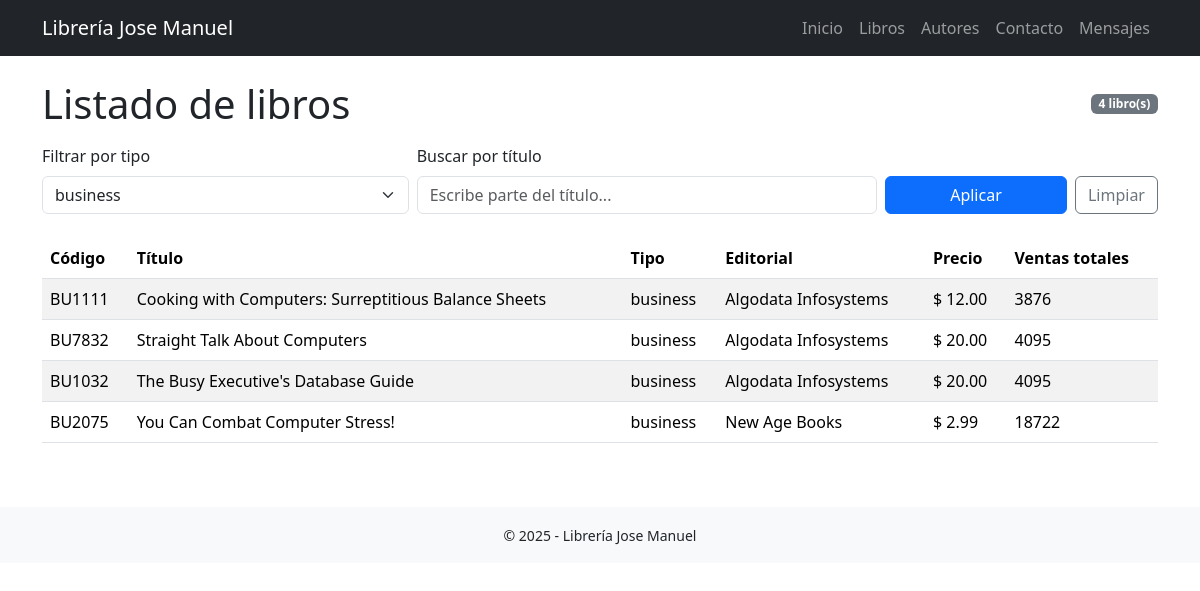
/pages/libros.php?tipo=business, run on the app's committed database.
### tables this page shows
CREATE TABLE `titulos` (
  `id_titulo` varchar(6) NOT NULL,
  `titulo` varchar(60) NOT NULL,
  `tipo` varchar(15) NOT NULL,
  `id_pub` varchar(4) NOT NULL,
  `precio` double DEFAULT NULL,
  `avance` double DEFAULT NULL,
  `total_ventas` int DEFAULT NULL,
  `notas` varchar(255) NOT NULL,
  `fecha_pub` datetime NOT NULL,
  `contrato` varchar(1) NOT NULL,
  PRIMARY KEY (`id_titulo`)
);

CREATE TABLE `publicadores` (
  `id_pub` varchar(4) NOT NULL,
  `nombre_pub` varchar(30) NOT NULL,
  `ciudad` varchar(15) NOT NULL,
  `estado` varchar(2) NOT NULL,
  PRIMARY KEY (`id_pub`)
);

### pages/libros.php (the view, shortened to what this page needs)
<?php
require_once __DIR__ . '/../config/db.php';
include __DIR__ . '/../includes/header.php';
$sqlTipos = "SELECT DISTINCT tipo FROM titulos ORDER BY tipo";
$tiposStmt = $pdo->query($sqlTipos);
$tipos = $tiposStmt->fetchAll(PDO::FETCH_COLUMN);
$tipoSeleccionado = isset($_GET['tipo']) ? trim($_GET['tipo']) : '';
$busqueda = isset($_GET['q']) ? trim($_GET['q']) : '';
$sql = "
    SELECT
        t.id_titulo,
        t.titulo,
        t.tipo,
        p.nombre_pub AS editorial,
        t.precio,
        t.total_ventas
    FROM titulos t
    LEFT JOIN publicadores p ON t.id_pub = p.id_pub
";
$condiciones = [];
$params = [];
if ($tipoSeleccionado !== '') {
    $condiciones[] = 't.tipo = ?';
    $params[] = $tipoSeleccionado;
}
if ($condiciones) {
    $sql .= ' WHERE ' . implode(' AND ', $condiciones);
}
$sql .= ' ORDER BY t.titulo';
$stmt = $pdo->prepare($sql);
$stmt->execute($params);
$libros = $stmt->fetchAll();
?>
<div class="container mt-4">
    <div class="d-flex justify-content-between align-items-center mb-3">
        <h1 class="mb-0">Listado de libros</h1>
        <span class="badge bg-secondary badge-count">
            <?= count($libros) ?> libro(s)
        </span>
    </div>
    <form method="GET" class="row g-2 mb-4 filtros-libros">
        <div class="col-md-4">
            <label class="form-label">Filtrar por tipo</label>
            <select name="tipo" class="form-select">
                <?php foreach ($tipos as $tipo): ?>
                    <option value="<?= htmlspecialchars($tipo) ?>"
                        <?= $tipo === $tipoSeleccionado ? 'selected' : '' ?>>
                        <?= htmlspecialchars($tipo) ?>
                    </option>
                <?php endforeach; ?>
            </select>
        </div>
        <div class="col-md-5">
            <label class="form-label">Buscar por título</label>
            <input
                type="text"
                name="q"
                class="form-control"
                placeholder="Escribe parte del título..."
                value="<?= htmlspecialchars($busqueda) ?>"
            >
        </div>
        <div class="col-md-3 d-flex align-items-end gap-2">
            <button type="submit" class="btn btn-primary w-100">
                Aplicar
            </button>
            <a href="libros.php" class="btn btn-outline-secondary">
                Limpiar
            </a>
        </div>
    </form>
    <?php if (count($libros) === 0): ?>
        <div class="alert alert-info">
            No se encontraron libros con los criterios seleccionados.
        </div>
    <?php else: ?>
        <div class="table-responsive">
            <table class="table table-striped table-hover align-middle table-custom">
                <thead>
                    <tr>
                        <th>Código</th>
                        <th>Título</th>
                        <th>Tipo</th>
                        <th>Editorial</th>
                        <th>Precio</th>
                        <th>Ventas totales</th>
                    </tr>
                </thead>
                <tbody>
                    <?php foreach ($libros as $libro): ?>
                        <tr>
                            <td><?= htmlspecialchars($libro['id_titulo']) ?></td>
                            <td><?= htmlspecialchars($libro['titulo']) ?></td>
                            <td><?= htmlspecialchars($libro['tipo']) ?></td>
                            <td><?= htmlspecialchars($libro['editorial'] ?? 'N/D') ?></td>
                            <td>
                                <?= $libro['precio'] !== null
                                    ? '$ ' . number_format($libro['precio'], 2)
                                    : 'N/D' ?>
                            </td>
                            <td><?= $libro['total_ventas'] ?? 0 ?></td>
                        </tr>
                    <?php endforeach; ?>
                </tbody>
            </table>
        </div>
    <?php endif; ?>
</div>
<?php
include __DIR__ . '/../includes/footer.php';
?>

### data on the page
titulos: id_titulo "BU1111", titulo "Cooking with Computers: Surreptitious Balance Sheets", tipo "business", id_pub.nombre_pub "Algodata Infosystems", precio "12.00", total_ventas "3876"
titulos: id_titulo "BU7832", titulo "Straight Talk About Computers", tipo "business", id_pub.nombre_pub "Algodata Infosystems", precio "20.00", total_ventas "4095"
titulos: id_titulo "BU1032", titulo "The Busy Executive's Database Guide", tipo "business", id_pub.nombre_pub "Algodata Infosystems", precio "20.00", total_ventas "4095"
titulos: id_titulo "BU2075", titulo "You Can Combat Computer Stress!", tipo "business", id_pub.nombre_pub "New Age Books", precio "2.99", total_ventas "18722"

### other printed values
count($libros) "4"
form field tipo "business"
